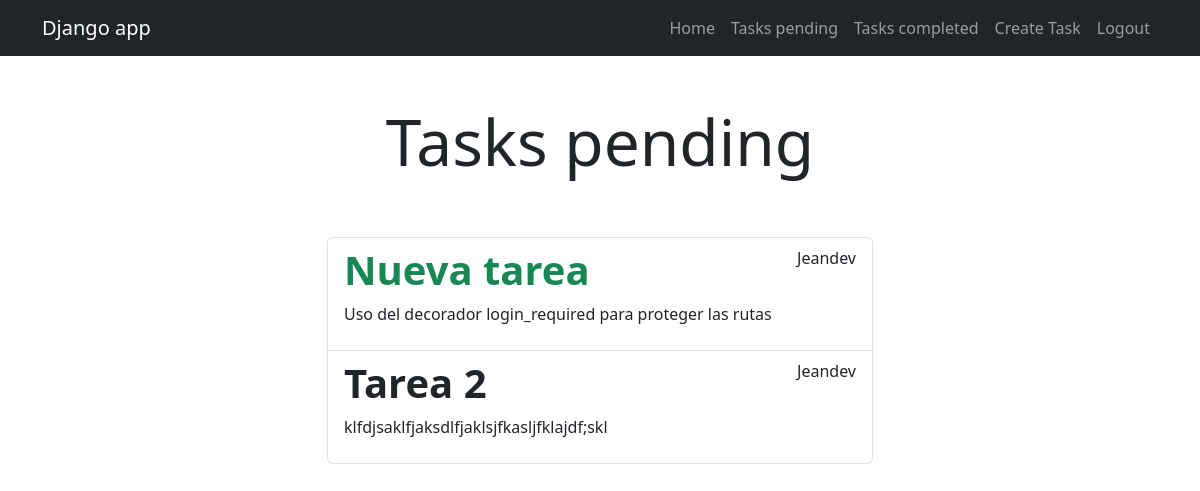
/tasks/ (signed in), run on an earlier commit of the app's database.
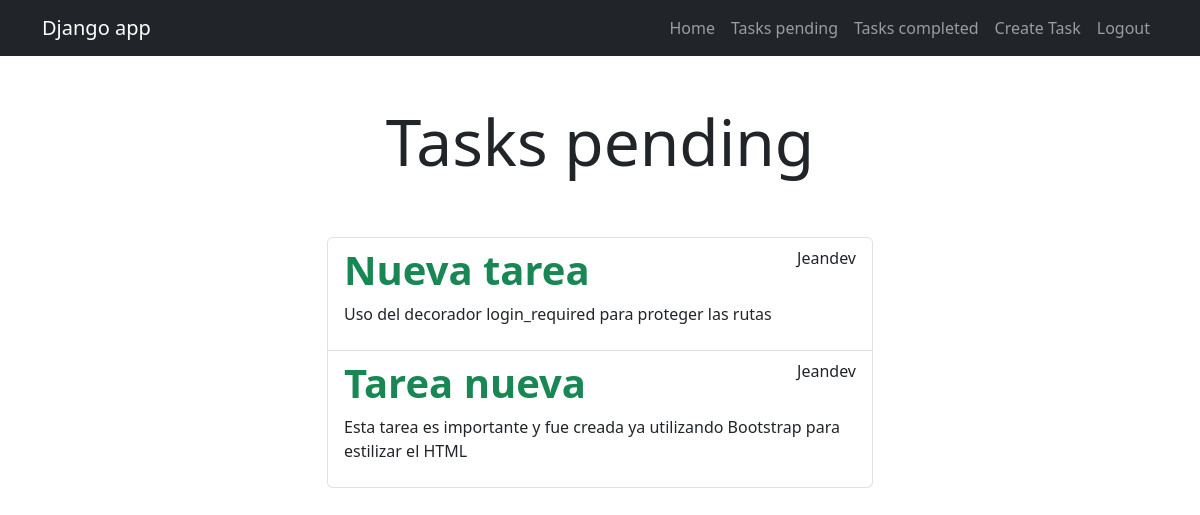
And on a later commit of the database.
### tasks/models.py (models this page shows, shortened)
class Task(models.Model):
    title = models.CharField(max_length=200)
    description = models.TextField(blank=True)
    created = models.DateTimeField(auto_now_add=True)
    dateCompleted = models.DateTimeField(null=True, blank=True)
    important = models.BooleanField(default=False)
    user = models.ForeignKey(User, on_delete=models.CASCADE)

### tasks/views.py (the view)
# urls.py: path("tasks/", views.tasks, name="tasks"),
@login_required
def tasks(request):
    tasks = Task.objects.filter(user=request.user, dateCompleted__isnull=True)
    return render(request, 'tasks.html', {
        'tasks' : tasks,
    })

### tasks/templates/tasks.html (shortened to what this page needs)
{% extends 'base.html' %}
{% block content %}
<main class="container">
    <div class="row">
        <div class="col-md-6 offset-md-3">
            <h1 class="text-center display-3 py-5">Tasks pending</h1>
            <ul class="list-group">
                {% for task in tasks %}
                <a class="list-group-item" href="{% url 'taskDetail' task.id %}">
                    <header class="d-flex justify-content-between">
                        {% if task.important %}
                            <h1 class="fw-bold text-success">{{ task.title }}</h1>
                        {% else %}
                            <h1 class="fw-bold">{{ task.title }}</h1>
                        {% endif %}
                        <p>{{ task.user.username }}</p>
                    </header>
                    <p>{{ task.description }}</p>
                </a>
                {% endfor %}
            </ul>
        </div>
    </div>
</main>
{% endblock %}

### tasks/templates/base.html (shortened to what this page needs)
<!DOCTYPE html>
<html lang="en">
<head>
    <link href="https://cdn.jsdelivr.net/npm/bootstrap@5.3.2/dist/css/bootstrap.min.css" rel="stylesheet">
</head>
<body>
    <nav class="navbar navbar-expand-lg bg-dark navbar-dark">
        <div class="container">
            <a class="navbar-brand" href="/">Django app</a>
            <div class="collapse navbar-collapse" id="navbarNav">
                <ul class="navbar-nav ms-auto">
                    <li class="nav-item">
                        <a class="nav-link" href="{% url 'home' %}">Home</a>
                    </li>
                    {% if user.is_authenticated %}
                    <li class="nav-item">
                        <a class="nav-link" href="{% url 'tasks' %}">Tasks pending</a>
                    </li>
                    <li class="nav-item">
                        <a class="nav-link" href="{% url 'tasksCompleted' %}">Tasks completed</a>
                    </li>
                    <li class="nav-item">
                        <a class="nav-link" href="{% url 'createTask' %}">Create Task</a>
                    </li>
                    <li class="nav-item">
                        <a class="nav-link" href="{% url 'logout' %}">Logout</a>
                    </li>
                    {% endif %}
                </ul>
            </div>
        </div>
    </nav>
    {% block content %}
    {% endblock %}
</body>
</html>

What changed in the data, as far as the page shows it:
no longer on this page (row edited): Task: title "Tarea 2", user.username "Jeandev", description "klfdjsaklfjaksdlfjaklsjfkasljfklajdf;skl"
added Task: title "Tarea nueva", user.username "Jeandev", description "Esta tarea es importante y fue creada ya utilizando Bootstrap para estilizar el HTML"
